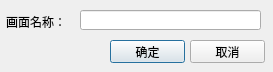
<?xml version="1.0" encoding="UTF-8"?>
<ui version="4.0">
 <class>QCopyScreenDlg</class>
 <widget class="QDialog" name="QCopyScreenDlg">
  <property name="geometry">
   <rect>
    <x>0</x>
    <y>0</y>
    <width>273</width>
    <height>72</height>
   </rect>
  </property>
  <property name="windowTitle">
   <string>复制到当前画面</string>
  </property>
  <widget class="QLabel" name="label">
   <property name="geometry">
    <rect>
     <x>6</x>
     <y>11</y>
     <width>70</width>
     <height>21</height>
    </rect>
   </property>
   <property name="text">
    <string>画面名称：</string>
   </property>
  </widget>
  <widget class="QLineEdit" name="lineEdit">
   <property name="geometry">
    <rect>
     <x>80</x>
     <y>10</y>
     <width>181</width>
     <height>20</height>
    </rect>
   </property>
  </widget>
  <widget class="QPushButton" name="pushButton_ok">
   <property name="geometry">
    <rect>
     <x>110</x>
     <y>40</y>
     <width>75</width>
     <height>23</height>
    </rect>
   </property>
   <property name="text">
    <string> 确定 </string>
   </property>
  </widget>
  <widget class="QPushButton" name="pushButton_cancle">
   <property name="geometry">
    <rect>
     <x>190</x>
     <y>40</y>
     <width>75</width>
     <height>23</height>
    </rect>
   </property>
   <property name="text">
    <string>取消</string>
   </property>
  </widget>
 </widget>
 <resources/>
 <connections/>
</ui>
